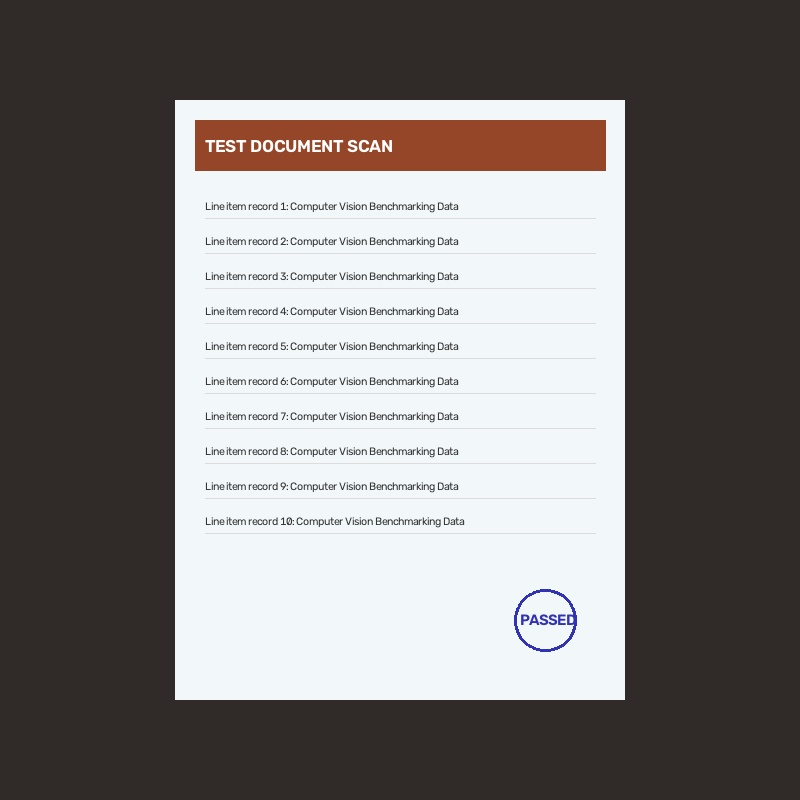
#> input picture benchmark_images/1_straight_on.jpg, 800 x 800 px
$ python -i preprocessing.py   (imports and definitions only)
#> lines starting #> are read from the running program, lines starting #| are printed output that depends on the picture
import cv2
import numpy as np

def resize_image(image: np.ndarray, max_dim: int = 1000) -> tuple[np.ndarray, float]:
    """
    Resizes an image maintaining aspect ratio so its largest dimension is max_dim.

    Args:
        image: Input image as numpy array (H, W, C) or (H, W).
        max_dim: Target maximum dimension (height or width).

    Returns:
        tuple of (resized_image, scale_factor)
        scale_factor = resized_dim / original_dim
    """
    height, width = image.shape[:2]
    max_current = max(height, width)

    if max_current <= max_dim:
        return image.copy(), 1.0

    scale_factor = max_dim / float(max_current)
    new_width = int(round(width * scale_factor))
    new_height = int(round(height * scale_factor))

    resized = cv2.resize(image, (new_width, new_height), interpolation=cv2.INTER_AREA)
    return resized, scale_factor

def to_grayscale(image: np.ndarray) -> np.ndarray:
    """Converts a BGR image to Grayscale."""
    if len(image.shape) == 2:
        return image.copy()
    return cv2.cvtColor(image, cv2.COLOR_BGR2GRAY)

def apply_gaussian_blur(gray_image: np.ndarray, kernel_size: tuple[int, int] = (5, 5), sigma: float = 0.0) -> np.ndarray:
    """Applies Gaussian Blur to smooth out noise prior to edge detection."""
    # Ensure kernel size dimensions are odd numbers
    kx = kernel_size[0] if kernel_size[0] % 2 == 1 else kernel_size[0] + 1
    ky = kernel_size[1] if kernel_size[1] % 2 == 1 else kernel_size[1] + 1
    return cv2.GaussianBlur(gray_image, (kx, ky), sigmaX=sigma, sigmaY=sigma)

def preprocess_image(image: np.ndarray, max_dim: int = 1000, blur_kernel: tuple[int, int] = (5, 5)) -> tuple[np.ndarray, np.ndarray, np.ndarray, float]:
    """
    Full preprocessing step:
    1. Resize for consistent processing speed & edge scale.
    2. Grayscale conversion.
    3. Gaussian blur.

    Returns:
        (resized_color, resized_gray, blurred_gray, scale_factor)
    """
    resized_color, scale_factor = resize_image(image, max_dim=max_dim)
    gray = to_grayscale(resized_color)
    blurred = apply_gaussian_blur(gray, kernel_size=blur_kernel)
    return resized_color, gray, blurred, scale_factor

>>> import cv2
>>> picture = cv2.imread('../../benchmark_images/1_straight_on.jpg')
#> picture is the input picture: shape (800, 800, 3); mean B, G, R 119.9, 121.3, 124.7
>>> result = preprocess_image(picture)
#> in preprocess_image, `resized_color, scale_factor = resize_image(image, max_dim=max_dim)`: scale_factor = 1
#> in to_grayscale, `return cv2.cvtColor(image, cv2.COLOR_BGR2GRAY)`:
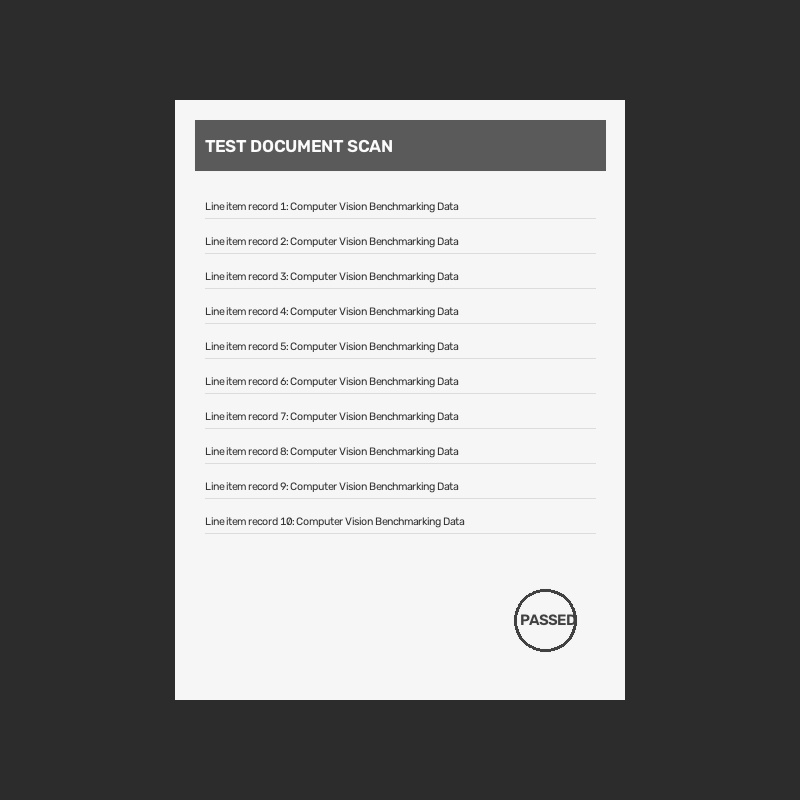
#> returned value: shape (800, 800); min 40, max 255, mean 122.1
